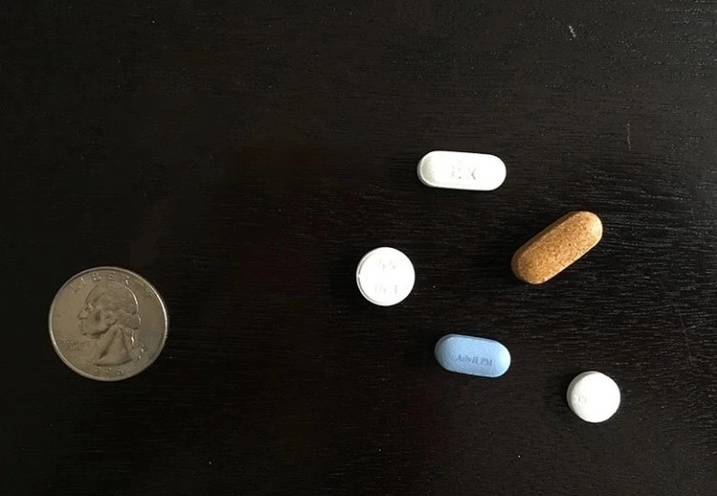
#> input picture measuring_size/image.png, 717 x 496 px
$ jupyter execute measuring_size.ipynb
#> lines starting #> are read from the running program, lines starting #| are printed output that depends on the picture; after the words box and inside, x2 and y2 are one past the last pixel; in counts of white or black regions, pixels touching at a corner belong together
[cell 1]
from scipy.spatial import distance
import numpy as np
import cv2
import matplotlib.pyplot as plt

[cell 2]
def midpoint(ptA, ptB):
    return ((ptA[0] + ptB[0])*0.5, (ptA[1]+ptB[1])*0.5)

# box shape : 4,2
def sort_box(box):
    cx, cy = np.average(box,0)
    centered_box = box - [cx,cy]
    angles = np.arctan2(centered_box[:,1], centered_box[:,0])
    return box[np.argsort(angles)]

[cell 3]
pixels_per_matric = 120

image = cv2.imread("image.png")
#> image is the input picture: shape (496, 717, 3); mean B, G, R 26.9, 31.8, 34.7
gray = cv2.cvtColor(image, cv2.COLOR_BGR2GRAY)
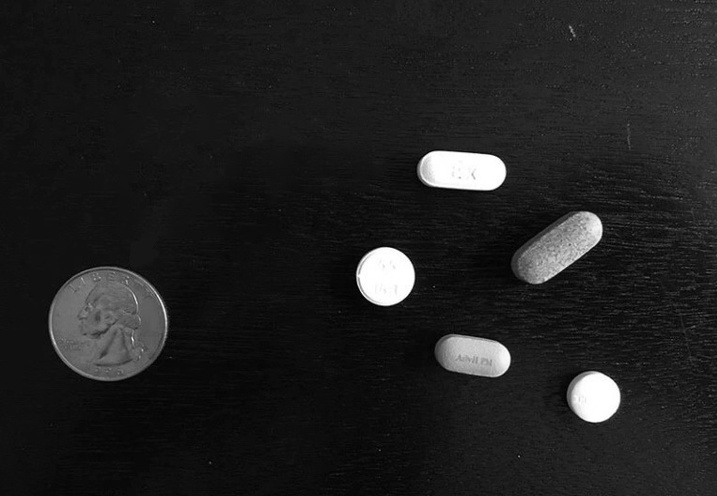
#> gray: shape (496, 717); min 0, max 255, mean 32.1
gray = cv2.GaussianBlur(gray, (7,7), 0)

edged = cv2.Canny(gray, 50, 100)
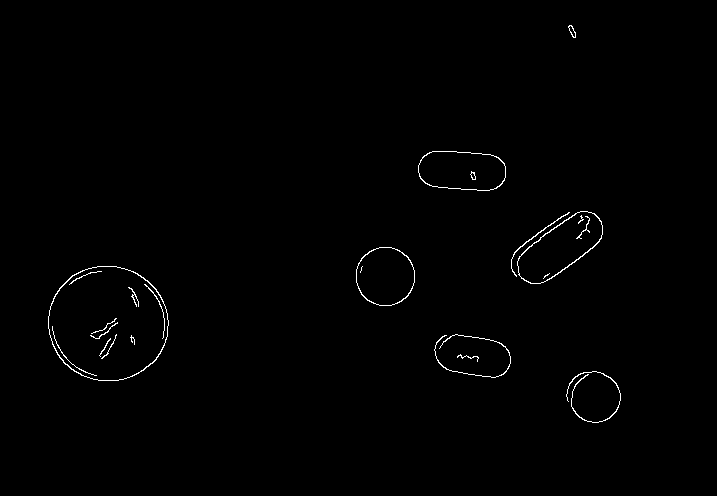
#> edged: shape (496, 717); 0.65% white in thin lines or dots, all inside (x1, y1, x2, y2) = (48, 25, 621, 423)
edged = cv2.dilate(edged, None, iterations=1)
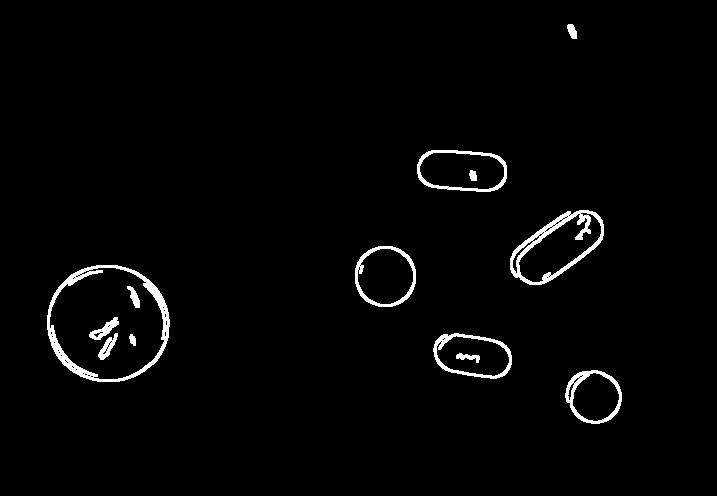
#> edged: shape (496, 717); 2.1% white; 13 white regions, largest, box (x1, y1, x2, y2) and area: (47, 265, 170, 382) 2002, (510, 210, 604, 285) 1553, (433, 333, 512, 379) 750
edged = cv2.erode(edged, None, iterations=1)
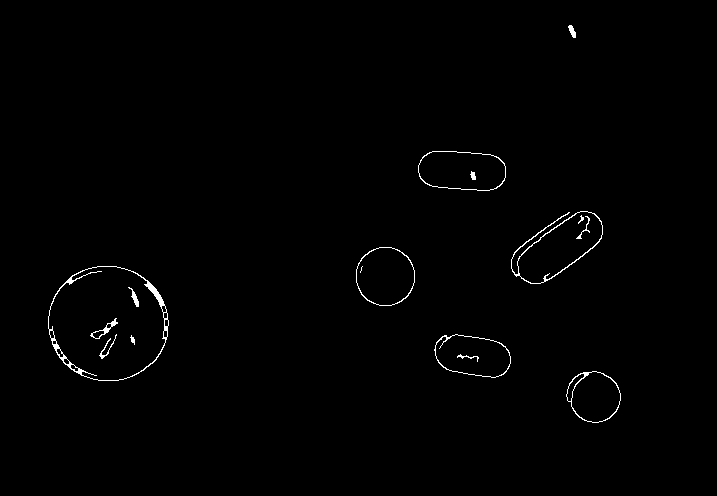
#> edged: shape (496, 717); 0.75% white in thin lines or dots, all inside (x1, y1, x2, y2) = (48, 25, 621, 423)


cnts = cv2.findContours(edged.copy(), cv2.RETR_EXTERNAL, cv2.CHAIN_APPROX_SIMPLE)[0]
#> cnts = 7 contours; box (x1, y1, x2, y2) and area: (48, 266, 169, 381) 10819, (511, 211, 603, 284) 3453, (418, 151, 506, 191) 2880, (356, 247, 415, 306) 2701, (434, 334, 511, 378) 2484, (566, 371, 621, 423) 2096, (568, 25, 576, 38) 45

# sort left-right
sorted_cnts = sorted(cnts, key=lambda ctr: cv2.boundingRect(ctr)[1])
#> sorted_cnts has the same summary as cnts

[cell 4]
orig = image.copy()
for c in sorted_cnts:
    if  cv2.contourArea(c) < 50:
        continue

    box = cv2.minAreaRect(c)    # minAreaRect return ((x,y), (w,h), rotation angle). x,y is center of rect
    box = cv2.boxPoints(box)    # boxPoints return 4 vertices of rect from minAreaRect
    box = np.array(box, dtype="int")

    # sort box points in clock-wise order
    sorted_box_points = sort_box(box)

    # draw contour for each contour that found.
    cv2.drawContours(orig, [box.astype("int")], -1, (0, 255, 0), 2)

    # draw circle for each points of bounding box
    for i,p in enumerate(sorted_box_points):
        cv2.circle(orig, p, 2, [50,50+i*50,50],3)

    # caculate the w, h of found objects
    d1 = distance.euclidean(sorted_box_points[0], sorted_box_points[1])/pixels_per_matric
    d2 = distance.euclidean(sorted_box_points[1], sorted_box_points[2])/pixels_per_matric

    (tltrX, tltrY) = midpoint(sorted_box_points[0],sorted_box_points[1])
    (trbrX, trbrY) = midpoint(sorted_box_points[1],sorted_box_points[2])

    # put text
    cv2.putText(orig, "{:.1f}in".format(d1), (int(tltrX - 15), int(tltrY-10)), cv2.FONT_HERSHEY_COMPLEX, 0.65, (255,255,255), 2)
    cv2.putText(orig, "{:.1f}in".format(d2), (int(trbrX + 10), int(trbrY)), cv2.FONT_HERSHEY_COMPLEX, 0.65, (255,255,255), 2)
#> this loop made 7 passes
#> (box, cx in sort_box, cy in sort_box, centered_box in sort_box, angles in sort_box, sorted_box_points, d1, d2) on passes 2 to 4: ([[503, 192], [416, 185], [419, 148], [506, 154]], 461, 169.8, [[42, 22.25], [-45, 15.25], [-42, -21.75], [45, -15.75]], [0.487, 2.81, -2.66, -0.337], [[419, 148], [506, 154], [503, 192], [416, 185]], 0.727, 0.318), ([[528, 294], [502, 257], [585, 198], [611, 235]], 556.5, 246, [[-28.5, 48], [-54.5, 11], [28.5, -48], [54.5, -11]], [2.11, 2.94, -1.03, -0.199], [[585, 198], [611, 235], [528, 294], [502, 257]], 0.377, 0.849), ([[414, 305], [356, 305], [356, 247], [414, 247]], 385, 276, [[29, 29], [-29, 29], [-29, -29], [29, -29]], [0.785, 2.36, -2.36, -0.785], [[356, 247], [414, 247], [414, 305], [356, 305]], 0.483, 0.483)
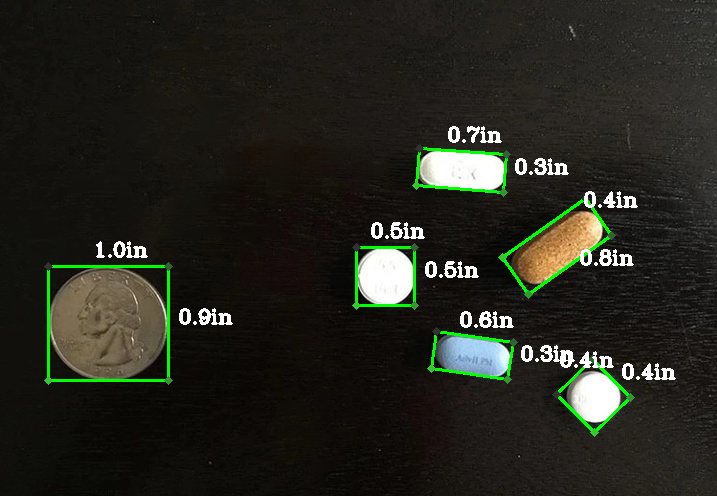
#> orig: shape (496, 717, 3); 3.02% of pixels changed, all inside (x1, y1, x2, y2) = (44, 126, 676, 437)


plt.imshow(orig)
